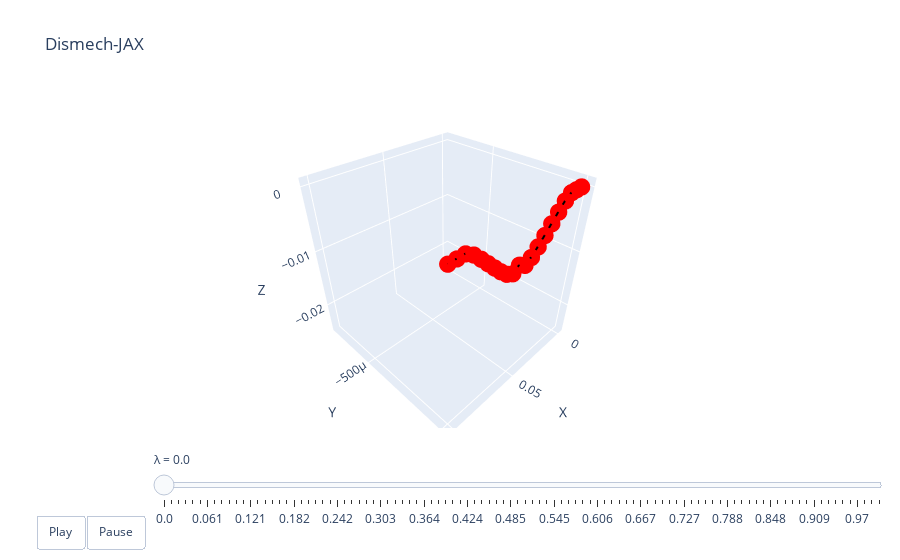

The code cell stored with this chart in its notebook:
### Code cell
key = jax.random.PRNGKey(0)
Theta0 = jax.random.uniform(key, [5])
lambdas = jnp.linspace(0, 1.0, 100)
xf_theta0 = sim.solve(lambdas, xf0, Theta0, aux, state, config=hodel.SolverConfig(nsteps=5))
#xf_theta0 = sim.ode_solve(lambdas, xf0, Theta0, aux, state, config=hodel.SolverConfig(solve_xf0=True, dt0=1e-3, max_steps=10000))
qs = jax.vmap(get_q, (0, 0, None))(xf_theta0, xb_stars, aux)
dismech.animate(lambdas, qs, top)

### Figure 1 — Plotly figure (JSON) as saved in the notebook; plotly's stock layout.template omitted (floating-point values rounded to 4 significant figures)
{"data": [{"line": {"color": "black", "width": 4}, "marker": {"color": "red", "size": 6}, "mode": "lines+markers", "name": "edges", "type": "scatter3d", "x": [0, 0.005, null, 0.005, 0.01, null, 0.01, 0.01503, null, 0.01503, 0.02001, null, 0.02001, 0.02498, null, 0.02498, 0.02995, null, 0.02995, 0.03492, null, 0.03492, 0.03992, null, 0.03992, 0.04496, null, 0.04496, 0.05, null, 0.05, 0.05504, null, 0.05504, 0.06008, null, 0.06008, 0.06508, null, 0.06508, 0.07005, null, 0.07005, 0.07502, null, 0.07502, 0.07999, null, 0.07999, 0.08497, null, 0.08497, 0.09, null, 0.09, 0.095, null, 0.095, 0.1, null], "y": [0, 0, null, 0, 0, null, 0, 0, null, 0, 0, null, 0, 0, null, 0, 0, null, 0, 0, null, 0, 0, null, 0, 0, null, 0, 0, null, 0, 0, null, 0, 0, null, 0, 0, null, 0, 0, null, 0, 0, null, 0, 0, null, 0, 0, null, 0, 0, null, 0, 0, null, 0, 0, null], "z": [0, 0, null, 0, 0, null, 0, -0.0007105, null, -0.0007105, -0.001809, null, -0.001809, -0.002979, null, -0.002979, -0.004153, null, -0.004153, -0.005288, null, -0.005288, -0.006279, null, -0.006279, -0.006856, null, -0.006856, -0.006211, null, -0.006211, -0.006856, null, -0.006856, -0.006279, null, -0.006279, -0.005288, null, -0.005288, -0.004153, null, -0.004153, -0.002979, null, -0.002979, -0.001809, null, -0.001809, -0.0007105, null, -0.0007105, 0, null, 0, 0, null, 0, 0, null]}], "layout": {"scene": {"xaxis": {"range": [-0.005, 0.105], "title": {"text": "X"}}, "yaxis": {"range": [-0.0008134, 3.873e-05], "title": {"text": "Y"}}, "zaxis": {"range": [-0.02548, 0.001213], "title": {"text": "Z"}}}, "sliders": [{"currentvalue": {"prefix": "λ = "}, "steps": [{"args": [["0.0"], {"frame": {"duration": 50, "redraw": true}, "mode": "immediate"}], "label": "0.0", "method": "animate"}, {"args": [["0.01"], {"frame": {"duration": 50, "redraw": true}, "mode": "immediate"}], "label": "0.01", "method": "animate"}, {"args": [["0.02"], {"frame": {"duration": 50, "redraw": true}, "mode": "immediate"}], "label": "0.02", "method": "animate"}, {"args": [["0.03"], {"frame": {"duration": 50, "redraw": true}, "mode": "immediate"}], "label": "0.03", "method": "animate"}, {"args": [["0.04"], {"frame": {"duration": 50, "redraw": true}, "mode": "immediate"}], "label": "0.04", "method": "animate"}, {"args": [["0.051"], {"frame": {"duration": 50, "redraw": true}, "mode": "immediate"}], "label": "0.051", "method": "animate"}, {"args": [["0.061"], {"frame": {"duration": 50, "redraw": true}, "mode": "immediate"}], "label": "0.061", "method": "animate"}, {"args": [["0.071"], {"frame": {"duration": 50, "redraw": true}, "mode": "immediate"}], "label": "0.071", "method": "animate"}, {"args": [["0.081"], {"frame": {"duration": 50, "redraw": true}, "mode": "immediate"}], "label": "0.081", "method": "animate"}, {"args": [["0.091"], {"frame": {"duration": 50, "redraw": true}, "mode": "immediate"}], "label": "0.091", "method": "animate"}, {"args": [["0.101"], {"frame": {"duration": 50, "redraw": true}, "mode": "immediate"}], "label": "0.101", "method": "animate"}, {"args": [["0.111"], {"frame": {"duration": 50, "redraw": true}, "mode": "immediate"}], "label": "0.111", "method": "animate"}, {"args": [["0.121"], {"frame": {"duration": 50, "redraw": true}, "mode": "immediate"}], "label": "0.121", "method": "animate"}, {"args": [["0.131"], {"frame": {"duration": 50, "redraw": true}, "mode": "immediate"}], "label": "0.131", "method": "animate"}, {"args": [["0.141"], {"frame": {"duration": 50, "redraw": true}, "mode": "immediate"}], "label": "0.141", "method": "animate"}, {"args": [["0.152"], {"frame": {"duration": 50, "redraw": true}, "mode": "immediate"}], "label": "0.152", "method": "animate"}, {"args": [["0.162"], {"frame": {"duration": 50, "redraw": true}, "mode": "immediate"}], "label": "0.162", "method": "animate"}, {"args": [["0.172"], {"frame": {"duration": 50, "redraw": true}, "mode": "immediate"}], "label": "0.172", "method": "animate"}, {"args": [["0.182"], {"frame": {"duration": 50, "redraw": true}, "mode": "immediate"}], "label": "0.182", "method": "animate"}, {"args": [["0.192"], {"frame": {"duration": 50, "redraw": true}, "mode": "immediate"}], "label": "0.192", "method": "animate"}, {"args": [["0.202"], {"frame": {"duration": 50, "redraw": true}, "mode": "immediate"}], "label": "0.202", "method": "animate"}, {"args": [["0.212"], {"frame": {"duration": 50, "redraw": true}, "mode": "immediate"}], "label": "0.212", "method": "animate"}, {"args": [["0.222"], {"frame": {"duration": 50, "redraw": true}, "mode": "immediate"}], "label": "0.222", "method": "animate"}, {"args": [["0.232"], {"frame": {"duration": 50, "redraw": true}, "mode": "immediate"}], "label": "0.232", "method": "animate"}, {"args": [["0.242"], {"frame": {"duration": 50, "redraw": true}, "mode": "immediate"}], "label": "0.242", "method": "animate"}, {"args": [["0.253"], {"frame": {"duration": 50, "redraw": true}, "mode": "immediate"}], "label": "0.253", "method": "animate"}, {"args": [["0.263"], {"frame": {"duration": 50, "redraw": true}, "mode": "immediate"}], "label": "0.263", "method": "animate"}, {"args": [["0.273"], {"frame": {"duration": 50, "redraw": true}, "mode": "immediate"}], "label": "0.273", "method": "animate"}, {"args": [["0.283"], {"frame": {"duration": 50, "redraw": true}, "mode": "immediate"}], "label": "0.283", "method": "animate"}, {"args": [["0.293"], {"frame": {"duration": 50, "redraw": true}, "mode": "immediate"}], "label": "0.293", "method": "animate"}, {"args": [["0.303"], {"frame": {"duration": 50, "redraw": true}, "mode": "immediate"}], "label": "0.303", "method": "animate"}, {"args": [["0.313"], {"frame": {"duration": 50, "redraw": true}, "mode": "immediate"}], "label": "0.313", "method": "animate"}, {"args": [["0.323"], {"frame": {"duration": 50, "redraw": true}, "mode": "immediate"}], "label": "0.323", "method": "animate"}, {"args": [["0.333"], {"frame": {"duration": 50, "redraw": true}, "mode": "immediate"}], "label": "0.333", "method": "animate"}, {"args": [["0.343"], {"frame": {"duration": 50, "redraw": true}, "mode": "immediate"}], "label": "0.343", "method": "animate"}, {"args": [["0.354"], {"frame": {"duration": 50, "redraw": true}, "mode": "immediate"}], "label": "0.354", "method": "animate"}, {"args": [["0.364"], {"frame": {"duration": 50, "redraw": true}, "mode": "immediate"}], "label": "0.364", "method": "animate"}, {"args": [["0.374"], {"frame": {"duration": 50, "redraw": true}, "mode": "immediate"}], "label": "0.374", "method": "animate"}, {"args": [["0.384"], {"frame": {"duration": 50, "redraw": true}, "mode": "immediate"}], "label": "0.384", "method": "animate"}, {"args": [["0.394"], {"frame": {"duration": 50, "redraw": true}, "mode": "immediate"}], "label": "0.394", "method": "animate"}, {"args": [["0.404"], {"frame": {"duration": 50, "redraw": true}, "mode": "immediate"}], "label": "0.404", "method": "animate"}, {"args": [["0.414"], {"frame": {"duration": 50, "redraw": true}, "mode": "immediate"}], "label": "0.414", "method": "animate"}, {"args": [["0.424"], {"frame": {"duration": 50, "redraw": true}, "mode": "immediate"}], "label": "0.424", "method": "animate"}, {"args": [["0.434"], {"frame": {"duration": 50, "redraw": true}, "mode": "immediate"}], "label": "0.434", "method": "animate"}, {"args": [["0.444"], {"frame": {"duration": 50, "redraw": true}, "mode": "immediate"}], "label": "0.444", "method": "animate"}, {"args": [["0.455"], {"frame": {"duration": 50, "redraw": true}, "mode": "immediate"}], "label": "0.455", "method": "animate"}, {"args": [["0.465"], {"frame": {"duration": 50, "redraw": true}, "mode": "immediate"}], "label": "0.465", "method": "animate"}, {"args": [["0.475"], {"frame": {"duration": 50, "redraw": true}, "mode": "immediate"}], "label": "0.475", "method": "animate"}, {"args": [["0.485"], {"frame": {"duration": 50, "redraw": true}, "mode": "immediate"}], "label": "0.485", "method": "animate"}, {"args": [["0.495"], {"frame": {"duration": 50, "redraw": true}, "mode": "immediate"}], "label": "0.495", "method": "animate"}, {"args": [["0.505"], {"frame": {"duration": 50, "redraw": true}, "mode": "immediate"}], "label": "0.505", "method": "animate"}, {"args": [["0.515"], {"frame": {"duration": 50, "redraw": true}, "mode": "immediate"}], "label": "0.515", "method": "animate"}, {"args": [["0.525"], {"frame": {"duration": 50, "redraw": true}, "mode": "immediate"}], "label": "0.525", "method": "animate"}, {"args": [["0.535"], {"frame": {"duration": 50, "redraw": true}, "mode": "immediate"}], "label": "0.535", "method": "animate"}, {"args": [["0.545"], {"frame": {"duration": 50, "redraw": true}, "mode": "immediate"}], "label": "0.545", "method": "animate"}, {"args": [["0.556"], {"frame": {"duration": 50, "redraw": true}, "mode": "immediate"}], "label": "0.556", "method": "animate"}, {"args": [["0.566"], {"frame": {"duration": 50, "redraw": true}, "mode": "immediate"}], "label": "0.566", "method": "animate"}, {"args": [["0.576"], {"frame": {"duration": 50, "redraw": true}, "mode": "immediate"}], "label": "0.576", "method": "animate"}, {"args": [["0.586"], {"frame": {"duration": 50, "redraw": true}, "mode": "immediate"}], "label": "0.586", "method": "animate"}, {"args": [["0.596"], {"frame": {"duration": 50, "redraw": true}, "mode": "immediate"}], "label": "0.596", "method": "animate"}, {"args": [["0.606"], {"frame": {"duration": 50, "redraw": true}, "mode": "immediate"}], "label": "0.606", "method": "animate"}, {"args": [["0.616"], {"frame": {"duration": 50, "redraw": true}, "mode": "immediate"}], "label": "0.616", "method": "animate"}, {"args": [["0.626"], {"frame": {"duration": 50, "redraw": true}, "mode": "immediate"}], "label": "0.626", "method": "animate"}, {"args": [["0.636"], {"frame": {"duration": 50, "redraw": true}, "mode": "immediate"}], "label": "0.636", "method": "animate"}, {"args": [["0.646"], {"frame": {"duration": 50, "redraw": true}, "mode": "immediate"}], "label": "0.646", "method": "animate"}, {"args": [["0.657"], {"frame": {"duration": 50, "redraw": true}, "mode": "immediate"}], "label": "0.657", "method": "animate"}, {"args": [["0.667"], {"frame": {"duration": 50, "redraw": true}, "mode": "immediate"}], "label": "0.667", "method": "animate"}, {"args": [["0.677"], {"frame": {"duration": 50, "redraw": true}, "mode": "immediate"}], "label": "0.677", "method": "animate"}, {"args": [["0.687"], {"frame": {"duration": 50, "redraw": true}, "mode": "immediate"}], "label": "0.687", "method": "animate"}, {"args": [["0.697"], {"frame": {"duration": 50, "redraw": true}, "mode": "immediate"}], "label": "0.697", "method": "animate"}, {"args": [["0.707"], {"frame": {"duration": 50, "redraw": true}, "mode": "immediate"}], "label": "0.707", "method": "animate"}, {"args": [["0.717"], {"frame": {"duration": 50, "redraw": true}, "mode": "immediate"}], "label": "0.717", "method": "animate"}, {"args": [["0.727"], {"frame": {"duration": 50, "redraw": true}, "mode": "immediate"}], "label": "0.727", "method": "animate"}, {"args": [["0.737"], {"frame": {"duration": 50, "redraw": true}, "mode": "immediate"}], "label": "0.737", "method": "animate"}, {"args": [["0.747"], {"frame": {"duration": 50, "redraw": true}, "mode": "immediate"}], "label": "0.747", "method": "animate"}, {"args": [["0.758"], {"frame": {"duration": 50, "redraw": true}, "mode": "immediate"}], "label": "0.758", "method": "animate"}, {"args": [["0.768"], {"frame": {"duration": 50, "redraw": true}, "mode": "immediate"}], "label": "0.768", "method": "animate"}, {"args": [["0.778"], {"frame": {"duration": 50, "redraw": true}, "mode": "immediate"}], "label": "0.778", "method": "animate"}, {"args": [["0.788"], {"frame": {"duration": 50, "redraw": true}, "mode": "immediate"}], "label": "0.788", "method": "animate"}, {"args": [["0.798"], {"frame": {"duration": 50, "redraw": true}, "mode": "immediate"}], "label": "0.798", "method": "animate"}, {"args": [["0.808"], {"frame": {"duration": 50, "redraw": true}, "mode": "immediate"}], "label": "0.808", "method": "animate"}, {"args": [["0.818"], {"frame": {"duration": 50, "redraw": true}, "mode": "immediate"}], "label": "0.818", "method": "animate"}, {"args": [["0.828"], {"frame": {"duration": 50, "redraw": true}, "mode": "immediate"}], "label": "0.828", "method": "animate"}, {"args": [["0.838"], {"frame": {"duration": 50, "redraw": true}, "mode": "immediate"}], "label": "0.838", "method": "animate"}, {"args": [["0.848"], {"frame": {"duration": 50, "redraw": true}, "mode": "immediate"}], "label": "0.848", "method": "animate"}, {"args": [["0.859"], {"frame": {"duration": 50, "redraw": true}, "mode": "immediate"}], "label": "0.859", "method": "animate"}, {"args": [["0.869"], {"frame": {"duration": 50, "redraw": true}, "mode": "immediate"}], "label": "0.869", "method": "animate"}, {"args": [["0.879"], {"frame": {"duration": 50, "redraw": true}, "mode": "immediate"}], "label": "0.879", "method": "animate"}, {"args": [["0.889"], {"frame": {"duration": 50, "redraw": true}, "mode": "immediate"}], "label": "0.889", "method": "animate"}, {"args": [["0.899"], {"frame": {"duration": 50, "redraw": true}, "mode": "immediate"}], "label": "0.899", "method": "animate"}, {"args": [["0.909"], {"frame": {"duration": 50, "redraw": true}, "mode": "immediate"}], "label": "0.909", "method": "animate"}, {"args": [["0.919"], {"frame": {"duration": 50, "redraw": true}, "mode": "immediate"}], "label": "0.919", "method": "animate"}, {"args": [["0.929"], {"frame": {"duration": 50, "redraw": true}, "mode": "immediate"}], "label": "0.929", "method": "animate"}, {"args": [["0.939"], {"frame": {"duration": 50, "redraw": true}, "mode": "immediate"}], "label": "0.939", "method": "animate"}, {"args": [["0.949"], {"frame": {"duration": 50, "redraw": true}, "mode": "immediate"}], "label": "0.949", "method": "animate"}, {"args": [["0.96"], {"frame": {"duration": 50, "redraw": true}, "mode": "immediate"}], "label": "0.96", "method": "animate"}, {"args": [["0.97"], {"frame": {"duration": 50, "redraw": true}, "mode": "immediate"}], "label": "0.97", "method": "animate"}, {"args": [["0.98"], {"frame": {"duration": 50, "redraw": true}, "mode": "immediate"}], "label": "0.98", "method": "animate"}, {"args": [["0.99"], {"frame": {"duration": 50, "redraw": true}, "mode": "immediate"}], "label": "0.99", "method": "animate"}, {"args": [["1.0"], {"frame": {"duration": 50, "redraw": true}, "mode": "immediate"}], "label": "1.0", "method": "animate"}], "transition": {"duration": 0}, "x": 0.1, "y": 0}], "title": {"text": "Dismech-JAX"}, "updatemenus": [{"buttons": [{"args": [null, {"frame": {"duration": 50, "redraw": true}, "fromcurrent": true}], "label": "Play", "method": "animate"}, {"args": [[null], {"frame": {"duration": 0, "redraw": true}, "mode": "immediate"}], "label": "Pause", "method": "animate"}], "direction": "left", "pad": {"r": 10, "t": 87}, "showactive": false, "type": "buttons", "x": 0.1, "xanchor": "right", "y": 0, "yanchor": "top"}]}}
